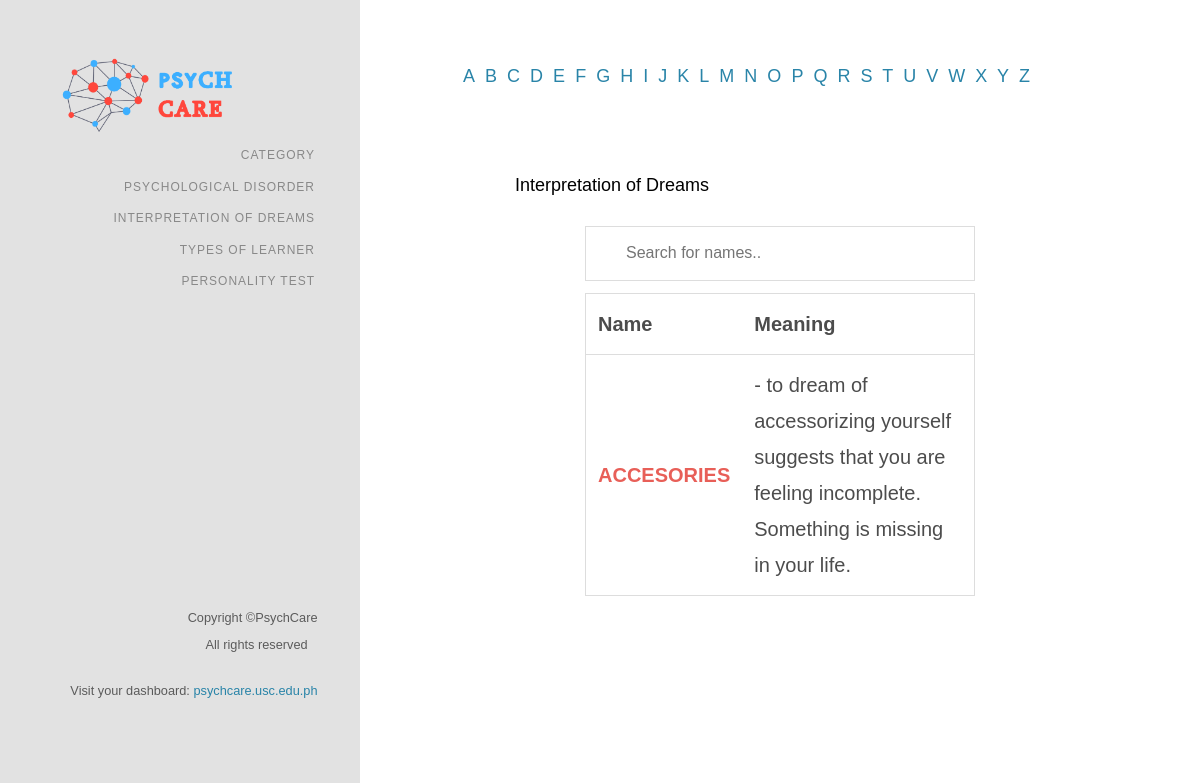
/pp_survey/a.dreams/dreams.php (signed in), run on the app's committed database.
### tables this page shows
CREATE TABLE `survey_dream` (
  `dream_id` int(50) NOT NULL,
  `dream_name` varchar(100) NOT NULL,
  `dream_meaning` varchar(500) NOT NULL
);

### pp_survey/controllers/dream_controller.php (called while the page is built, shortened)
<?php
function dreamList () {
	$conn = myConnect();
	$sql = "SELECT * FROM survey_dream";
	$result = mysqli_query($conn,$sql);
	return $result;
}
?>

### pp_survey/a.dreams/dreams.php (the view, shortened to what this page needs)
<?php include('../views/header.php') ?>
<?php include('../views/category_sidebar.php') ?>
<?php require('../controllers/dream_controller.php');
$dreamList = dreamList();?>
	<div id="colorlib-main">
			<div class="colorlib-work">
				<div class="container-fluid">
				<?php require('dictionary.php') ?>
						<div class="row">
							<div class="col-md-6 col-md-offset-5 col-md-pull-3">
								<h4 class="animate-box">Interpretation of Dreams</h4>
							</div>
						</div>
						<div class="row">
							<div class="col-md-6 col-md-offset-6 col-md-pull-3">
								<input class="text animate-box" data-animate-effect="fadeInRight" id="myInput" onkeyup="myFunction()" placeholder="Search for names..">
									<table class="table-hover animate-box" id="myTable">
									<thead>
						                <tr style="font-size: 20px">
						                    <th style="padding-right: 30px">Name</th>
						                    <th style="padding-right: 40px">Meaning</th>
						            	</tr>
						        	</thead>
						        	<tbody>
						        		<?php while ($row=mysqli_fetch_array($dreamList)) {?>
					        			<tr style="font-size: 20px">
					        				<td scope="col-md-10"><b><font color="#e85f58"><?php echo $row['dream_name'] ?></td></b></font>
					        				<td scope="col-md-10 "><?php echo $row['dream_meaning'] ?></td>
					        			</tr>
					        		<?php } ?>
						        	</tbody>
						        </table>
						    </div>
						</div>
				</div>
			</div>
	</div>

### pp_survey/css/style.css (style rules this page uses)
h1, h2, h3, h4, h5, h6 { color: #000; font-family: "Quicksand", Arial, sans-serif; font-weight: 400; margin: 0 0 30px 0; }
#colorlib-main { width: 80%; float: right; -webkit-transition: 0.5s; -o-transition: 0.5s; transition: 0.5s; }
@media screen and (max-width: 1200px) { #colorlib-main { width: 70%; } }
.colorlib-blog, .colorlib-work, .colorlib-about, .colorlib-services, .colorlib-contact { padding-top: 4em; padding-bottom: 9em; clear: both; width: 100%; display: block; }
.js .animate-box { opacity: 0; }
#myInput { background-image: url('/css/searchicon.png'); background-position: 10px 12px; background-repeat: no-repeat; width: 100%; font-size: 16px; padding: 12px 20px 12px 40px; border: 1px solid #ddd; margin-bottom: 12px; }
#myTable { border-collapse: collapse; width: 100%; border: 1px solid #ddd; font-size: 18px; }
#myTable th, #myTable td { text-align: left; padding: 12px; }
#myTable tr { border-bottom: 1px solid #ddd; }

### data on the page
survey_dream: dream_name "ACCESORIES", dream_meaning "- to dream of accessorizing yourself suggests that you are feeling incomplete. Something is missing in your life."
